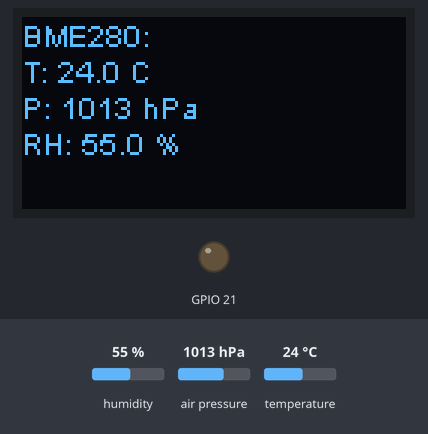
The sketch below on a simulated ESP8266 (NodeMCU). Parts: 128×64 one-colour display, output pins drawn as LEDs (lit = HIGH). Wiring (inferred from the names in the program): BME280 sensor at I2C address 0x76. The inputs (shaded band) are chosen by the test bench; at power-on: humidity 55 %, air pressure 1013 hPa, temperature 24 °C. What the sketch prints to the serial monitor is not drawn.

Above: at 3.7 s.
3.8 s: humidity set to 22 %
At 5.3 s:
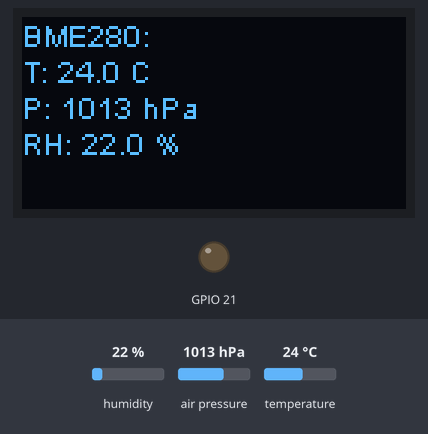
6.5 s: air pressure set to 952 hPa
At 7.5 s:
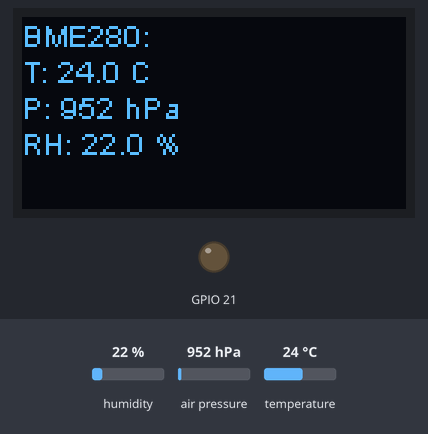
9.2 s: temperature set to 12 °C
At 11.8 s:
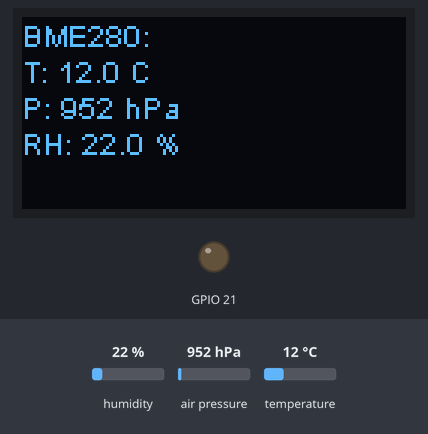
12.1 s: humidity set to 40 %
At 14.0 s:
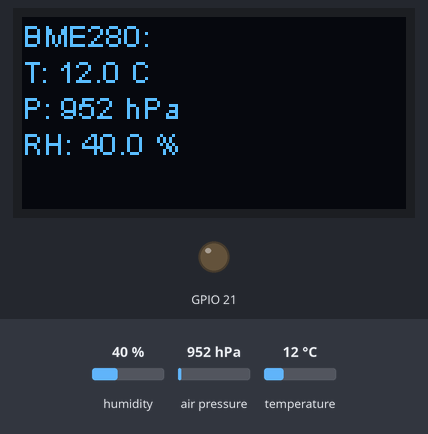
14.8 s: air pressure set to 975 hPa
At 17.1 s:
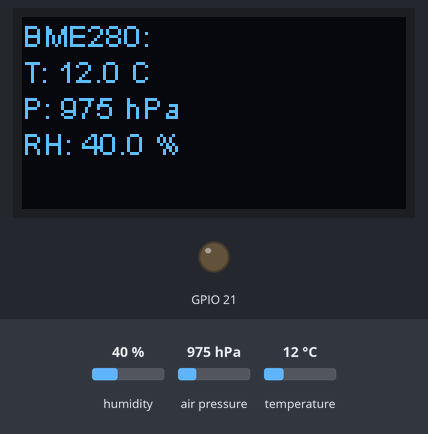
Timing chart, 0 to 18.6 s (numbered marks = the images above; inputs shaded):
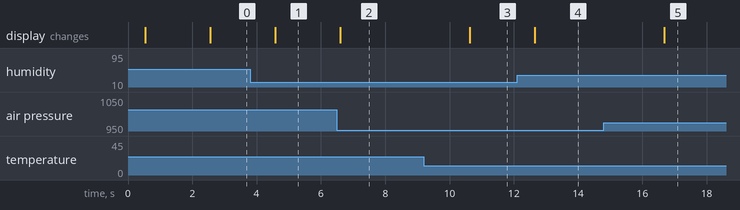

The sketch:

TestBME280.ino
```cpp
#include <Arduino.h>
#include <Wire.h>
#include "HT_SSD1306Wire.h"
#include <Adafruit_BME280.h>

// ---------- OLED: внутренняя шина, GPIO17/18 (не трогаем, идёт через Wire) ----------
static SSD1306Wire display(0x3c, 500000, SDA_OLED, SCL_OLED, GEOMETRY_128_64, RST_OLED);

// ---------- Внешний датчик: отдельная шина Wire1, GPIO41(SDA)/42(SCL) ----------
Adafruit_BME280 bme;

bool bme_ok = false;
uint8_t bmeAddr = 0x76;
uint8_t bmeChipId = 0x00;

// Читает регистр 0xD0 (Chip ID) по заданному адресу
uint8_t readChipId(uint8_t addr) {
  Wire1.beginTransmission(addr);
  Wire1.write(0xD0);
  if (Wire1.endTransmission(false) != 0) return 0x00; // устройство не ответило
  Wire1.requestFrom((int)addr, 1);
  if (Wire1.available()) {
    return Wire1.read();
  }
  return 0x00;
}

void VextON() {
  pinMode(Vext, OUTPUT);
  digitalWrite(Vext, LOW); // на Heltec V3 LOW = питание включено
}

void setup() {
  Serial.begin(115200);
  delay(200);

  VextON();
  delay(300); // дать питанию стабилизироваться

  // Инициализация OLED
  display.init();
  display.clear();
  display.setFont(ArialMT_Plain_10);
  display.setTextAlignment(TEXT_ALIGN_LEFT);
  display.drawString(0, 0, "Init sensors...");
  display.display();

  // Инициализация внешней I2C-шины (GPIO41/42) для датчика
  Wire1.begin(SDA, SCL); // SDA=41, SCL=42 — определены в pins_arduino.h
  Wire1.setClock(100000);

  // Пробуем сначала 0x76, если не отвечает — 0x77
  bmeChipId = readChipId(0x76);
  if (bmeChipId == 0x00) {
    bmeAddr = 0x77;
    bmeChipId = readChipId(0x77);
  } else {
    bmeAddr = 0x76;
  }

  Serial.printf("Sensor addr=0x%02X, Chip ID=0x%02X\n", bmeAddr, bmeChipId);

  display.clear();
  display.drawString(0, 0, "Chip ID: 0x" + String(bmeChipId, HEX));
  display.drawString(0, 12, "Addr: 0x" + String(bmeAddr, HEX));
  display.display();
  delay(1500);

  if (bmeChipId == 0x00) {
    Serial.println("Датчик не отвечает на шине (ни 0x76, ни 0x77)!");
    bme_ok = false;
  } else {
    // begin() у BME280 принимает адрес и указатель на TwoWire
    bme_ok = bme.begin(bmeAddr, &Wire1);
    if (!bme_ok) {
      Serial.println("BME280 begin() вернул false!");
    }
  }

  delay(500);
}

void loop() {
  float temp = NAN, press = NAN, hum = NAN;

  if (bme_ok) {
    temp = bme.readTemperature();
    press = bme.readPressure() / 100.0F; // гПа
    hum = bme.readHumidity();            // %
  }

  display.clear();
  display.setFont(ArialMT_Plain_10);
  display.setTextAlignment(TEXT_ALIGN_LEFT);

  if (bme_ok) {
    display.drawString(0, 0, "BME280:");
    display.drawString(0, 12, "T: " + String(temp, 1) + " C");
    display.drawString(0, 24, "P: " + String(press, 0) + " hPa");
    display.drawString(0, 36, "RH: " + String(hum, 1) + " %");
  } else {
    display.drawString(0, 0, "BME280: ошибка");
    display.drawString(0, 12, "ID: 0x" + String(bmeChipId, HEX));
  }

  display.display();

  if (bme_ok) {
    Serial.printf("BME280 T=%.2f C  P=%.2f hPa  RH=%.1f %%\n", temp, press, hum);
  }

  delay(2000);
}
```

Measured:
- after the input at 3.8 s, the display: changes after 0.78 s (image 1)
- after the input at 6.5 s, the display: changes after 0.10 s (image 2)
- after the input at 9.2 s, the display: changes after 1.4 s (image 3)
- after the input at 12.1 s, the display: changes after 0.55 s (image 4)
- after the input at 14.8 s, the display: changes after 1.9 s (image 5)
